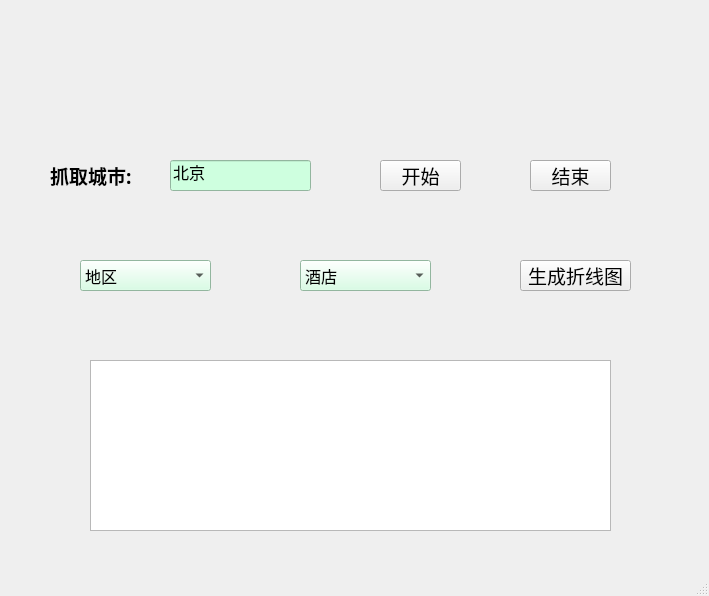
<?xml version="1.0" encoding="UTF-8"?>
<ui version="4.0">
 <class>MainWindow</class>
 <widget class="QMainWindow" name="MainWindow">
  <property name="geometry">
   <rect>
    <x>0</x>
    <y>0</y>
    <width>709</width>
    <height>596</height>
   </rect>
  </property>
  <property name="windowTitle">
   <string>MainWindow</string>
  </property>
  <widget class="QWidget" name="centralwidget">
   <widget class="QLabel" name="label">
    <property name="geometry">
     <rect>
      <x>50</x>
      <y>160</y>
      <width>91</width>
      <height>31</height>
     </rect>
    </property>
    <property name="font">
     <font>
      <family>Arial Black</family>
      <pointsize>14</pointsize>
      <weight>75</weight>
      <bold>true</bold>
     </font>
    </property>
    <property name="toolTip">
     <string/>
    </property>
    <property name="text">
     <string>抓取城市:</string>
    </property>
   </widget>
   <widget class="QLineEdit" name="lineEdit">
    <property name="geometry">
     <rect>
      <x>170</x>
      <y>160</y>
      <width>141</width>
      <height>31</height>
     </rect>
    </property>
    <property name="font">
     <font>
      <family>Arial</family>
      <pointsize>12</pointsize>
      <weight>50</weight>
      <bold>false</bold>
     </font>
    </property>
    <property name="toolTip">
     <string>&lt;html&gt;&lt;head/&gt;&lt;body&gt;&lt;p align=&quot;center&quot;&gt;此处输入抓取程序&lt;/p&gt;&lt;/body&gt;&lt;/html&gt;</string>
    </property>
    <property name="styleSheet">
     <string notr="true">background-color: rgb(206, 255, 223);</string>
    </property>
    <property name="text">
     <string>北京</string>
    </property>
   </widget>
   <widget class="QPushButton" name="pushButton">
    <property name="geometry">
     <rect>
      <x>380</x>
      <y>160</y>
      <width>81</width>
      <height>31</height>
     </rect>
    </property>
    <property name="font">
     <font>
      <family>Arial</family>
      <pointsize>14</pointsize>
      <weight>50</weight>
      <bold>false</bold>
     </font>
    </property>
    <property name="styleSheet">
     <string notr="true"/>
    </property>
    <property name="text">
     <string>开始</string>
    </property>
   </widget>
   <widget class="QPushButton" name="pushButton_2">
    <property name="geometry">
     <rect>
      <x>530</x>
      <y>160</y>
      <width>81</width>
      <height>31</height>
     </rect>
    </property>
    <property name="font">
     <font>
      <family>Arial</family>
      <pointsize>14</pointsize>
      <weight>50</weight>
      <bold>false</bold>
     </font>
    </property>
    <property name="text">
     <string>结束</string>
    </property>
   </widget>
   <widget class="QComboBox" name="comboBox">
    <property name="geometry">
     <rect>
      <x>80</x>
      <y>260</y>
      <width>131</width>
      <height>31</height>
     </rect>
    </property>
    <property name="font">
     <font>
      <family>Agency FB</family>
      <pointsize>12</pointsize>
     </font>
    </property>
    <property name="styleSheet">
     <string notr="true">background-color: rgb(206, 255, 223);</string>
    </property>
    <item>
     <property name="text">
      <string>地区</string>
     </property>
    </item>
   </widget>
   <widget class="QComboBox" name="comboBox_2">
    <property name="geometry">
     <rect>
      <x>300</x>
      <y>260</y>
      <width>131</width>
      <height>31</height>
     </rect>
    </property>
    <property name="font">
     <font>
      <family>Agency FB</family>
      <pointsize>12</pointsize>
     </font>
    </property>
    <property name="styleSheet">
     <string notr="true">background-color: rgb(206, 255, 223);</string>
    </property>
    <item>
     <property name="text">
      <string>酒店</string>
     </property>
    </item>
   </widget>
   <widget class="QPushButton" name="pushButton_3">
    <property name="geometry">
     <rect>
      <x>520</x>
      <y>260</y>
      <width>111</width>
      <height>31</height>
     </rect>
    </property>
    <property name="font">
     <font>
      <family>Arial</family>
      <pointsize>14</pointsize>
      <weight>50</weight>
      <bold>false</bold>
     </font>
    </property>
    <property name="text">
     <string>生成折线图</string>
    </property>
   </widget>
   <widget class="QTextEdit" name="textEdit">
    <property name="geometry">
     <rect>
      <x>90</x>
      <y>360</y>
      <width>521</width>
      <height>171</height>
     </rect>
    </property>
   </widget>
  </widget>
  <widget class="QMenuBar" name="menubar">
   <property name="geometry">
    <rect>
     <x>0</x>
     <y>0</y>
     <width>709</width>
     <height>23</height>
    </rect>
   </property>
  </widget>
  <widget class="QStatusBar" name="statusbar"/>
 </widget>
 <resources/>
 <connections/>
</ui>
